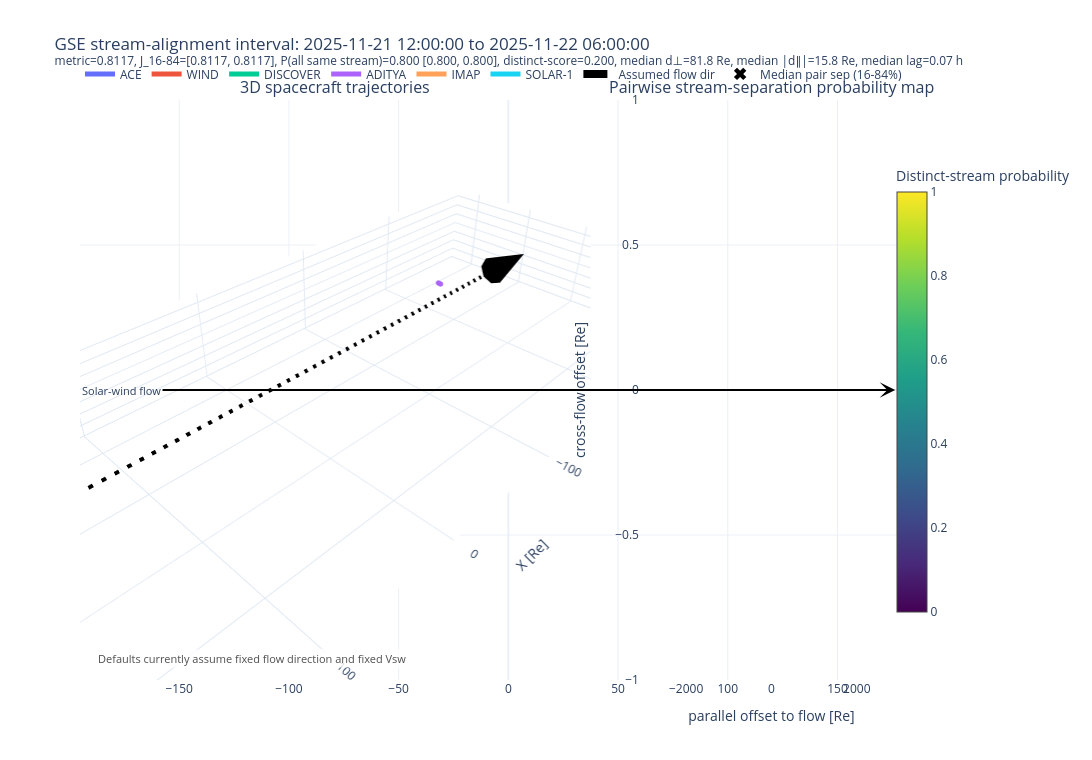
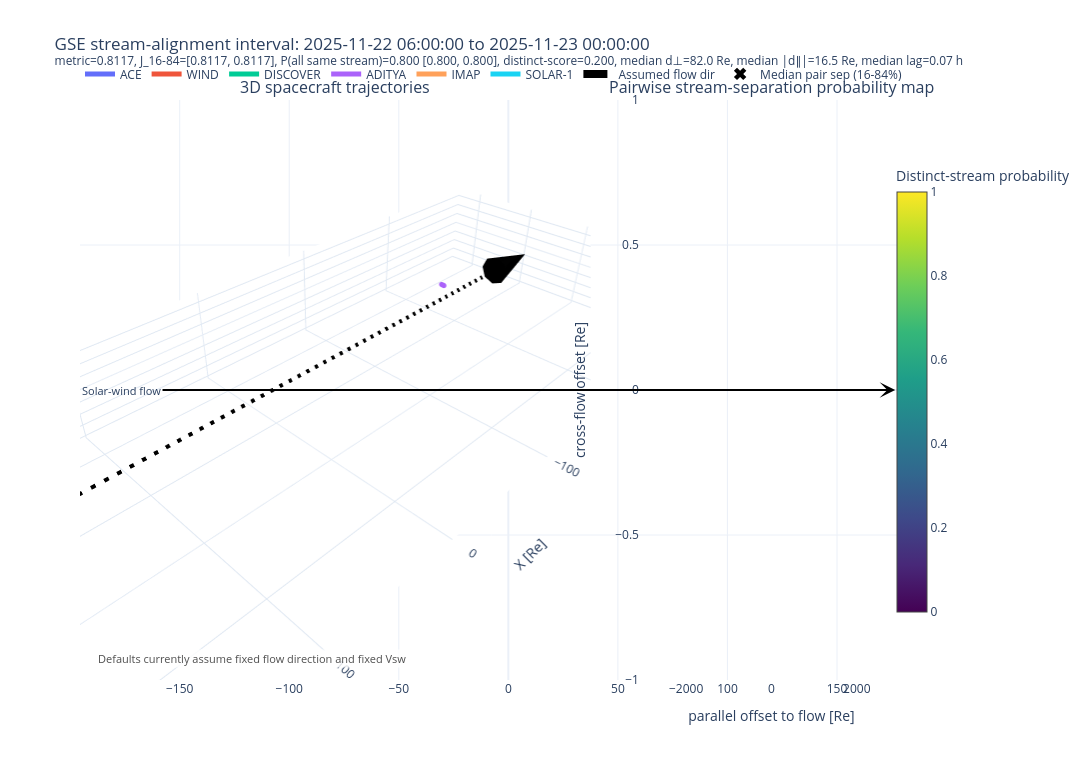
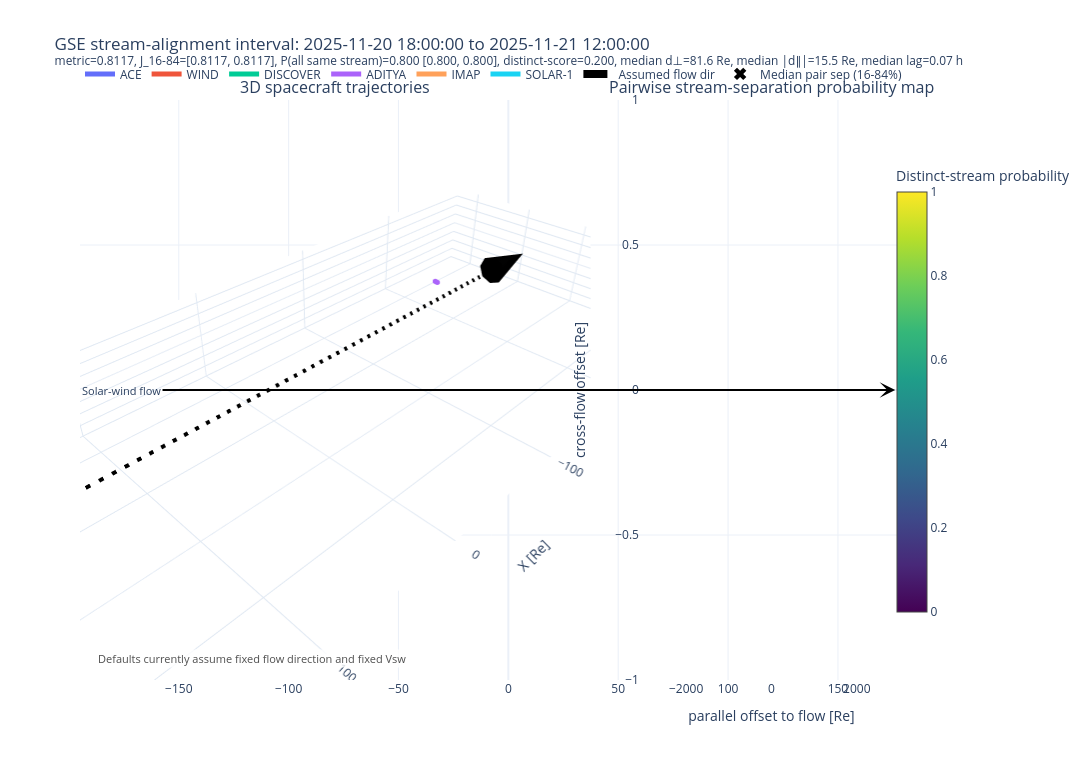

The notebook cell saved with these charts, in order:
### Markdown cell above
## MRE: first-principles stream-separation metric (step by step)

This minimal reproducible example (MRE) intentionally keeps a few assumptions fixed so the method is transparent:

- **Hardcoded/assumed in this notebook run:** `flow_dir_gse=(-1,0,0)`, constant `vsw_kms=400`, `perp_scale=0.35`, `lag_tolerance=0.5`.
- **Why this is limited:** real solar wind has time-varying speed and flow direction, and anisotropy changes with conditions.
- **How to improve with real data:** replace constants by measured `Vsw(t)`, infer local flow direction from plasma moments, and make decorrelation scales time dependent.

The solver minimizes a conservative estimate of the probability that **all** selected spacecraft observe the same stream.

### Code cell
# Step 1: configure assumptions explicitly (so they are visible and reproducible)
metric_cfg = dict(
    targets=targets,
    start="2025-10-01T00:00:00",
    stop="2025-12-10T00:00:00",
    step="3h",
    window_hours=18,
    top_n=3,
    flow_dir_gse=(-1.0, 0.0, 0.0),   # hardcoded Parker-like anti-sunward direction
    vsw_kms=400.0,                    # hardcoded constant speed [km/s]
    perp_scale=0.35,                  # hardcoded decorrelation scale fraction
    lag_tolerance=0.5,                # hardcoded lag tolerance fraction
    along_weight=0.25,
    min_coverage=0.8,
    verbose=True,
)

# Step 2: run first-principles window ranking
scores_out = orbits.find_best_stream_aligned_intervals(**metric_cfg)
best_windows = scores_out['best']
all_scores = scores_out['scores']

# Step 3: inspect numerical outputs with uncertainty bars (16th-84th percentile)
cols = [
    'window_start', 'window_end', 'alignment_metric', 'alignment_metric_p16', 'alignment_metric_p84',
    'same_stream_prob', 'same_stream_prob_p16', 'same_stream_prob_p84',
    'same_flow_score', 'same_flow_score_p16', 'same_flow_score_p84',
]
display(best_windows[cols])

# Step 4: build intuitive visualization for each selected interval
alignment_figs = []
for _, row in best_windows.iterrows():
    alignment_figs.append(
        orbits.plot_stream_alignment_interval(
            tracks=scores_out['tracks'],
            targets=targets,
            window_start=row['window_start'],
            window_end=row['window_end'],
            flow_hat=scores_out['flow_hat'],
            summary_row=row,
        )
    )

for fig in alignment_figs:
    fig.show()

### Figure 1 — Plotly figure (JSON) as saved in the notebook; plotly's stock layout.template omitted (floating-point values rounded to 4 significant figures; data arrays with more than 128 entries replaced by an {"elided": "..."} marker saying what was removed)
{"data": [{"line": {"color": "#636EFA", "width": 5}, "marker": {"color": "#636EFA", "size": 3}, "mode": "lines+markers", "name": "ACE", "scene": "scene", "type": "scatter3d", "x": [225.3, 225.4, 225.4, 225.5, 225.5, 225.5], "y": [37.78, 37.87, 37.95, 38.03, 38.12, 38.2], "z": [22.42, 22.4, 22.38, 22.37, 22.35, 22.33]}, {"line": {"color": "#636EFA", "width": 2}, "marker": {"color": "#636EFA", "line": {"color": "white", "width": 0.8}, "size": 6}, "mode": "lines+markers", "name": "ACE (flow frame)", "showlegend": false, "type": "scatter", "x": [-80.34, -80.38, -80.42, -80.46, -80.5, -80.53], "xaxis": "x", "y": [78.57, 78.66, 78.74, 78.82, 78.9, 78.99], "yaxis": "y"}, {"line": {"color": "#EF553B", "width": 5}, "marker": {"color": "#EF553B", "size": 3}, "mode": "lines+markers", "name": "WIND", "scene": "scene", "type": "scatter3d", "x": [239.6, 239.7, 239.9, 240.0, 240.2, 240.3], "y": [85.01, 84.78, 84.55, 84.31, 84.07, 83.83], "z": [8.055, 8.095, 8.135, 8.175, 8.215, 8.255]}, {"line": {"color": "#EF553B", "width": 2}, "marker": {"color": "#EF553B", "line": {"color": "white", "width": 0.8}, "size": 6}, "mode": "lines+markers", "name": "WIND (flow frame)", "showlegend": false, "type": "scatter", "x": [-94.6, -94.74, -94.89, -95.03, -95.17, -95.3], "xaxis": "x", "y": [125.8, 125.6, 125.3, 125.1, 124.9, 124.6], "yaxis": "y"}, {"line": {"color": "#00CC96", "width": 5}, "marker": {"color": "#00CC96", "size": 3}, "mode": "lines+markers", "name": "DISCOVER", "scene": "scene", "type": "scatter3d", "x": [225.8, 225.7, 225.6, 225.6, 225.5, 225.4], "y": [-42.51, -42.44, -42.37, -42.3, -42.22, -42.15], "z": [7.153, 7.031, 6.909, 6.787, 6.665, 6.542]}, {"line": {"color": "#00CC96", "width": 2}, "marker": {"color": "#00CC96", "line": {"color": "white", "width": 0.8}, "size": 6}, "mode": "lines+markers", "name": "DISCOVER (flow frame)", "showlegend": false, "type": "scatter", "x": [-80.77, -80.71, -80.64, -80.57, -80.5, -80.44], "xaxis": "x", "y": [-1.722, -1.652, -1.58, -1.508, -1.436, -1.362], "yaxis": "y"}, {"line": {"color": "#AB63FA", "width": 5}, "marker": {"color": "#AB63FA", "size": 3}, "mode": "lines+markers", "name": "ADITYA", "scene": "scene", "type": "scatter3d", "x": [-240.4, -240.6, -240.7, -240.9, -241.1, -241.3], "y": [-95.2, -94.84, -94.48, -94.12, -93.75, -93.39], "z": [-38.01, -38.17, -38.34, -38.5, -38.66, -38.82]}, {"line": {"color": "#AB63FA", "width": 2}, "marker": {"color": "#AB63FA", "line": {"color": "white", "width": 0.8}, "size": 6}, "mode": "lines+markers", "name": "ADITYA (flow frame)", "showlegend": false, "type": "scatter", "x": [385.4, 385.6, 385.7, 385.9, 386.1, 386.3], "xaxis": "x", "y": [-54.41, -54.05, -53.69, -53.33, -52.97, -52.6], "yaxis": "y"}, {"line": {"color": "#FFA15A", "width": 5}, "marker": {"color": "#FFA15A", "size": 3}, "mode": "lines+markers", "name": "IMAP", "scene": "scene", "type": "scatter3d", "x": [210.2, 210.1, 210.0, 209.9, 209.8, 209.7], "y": [-114.8, -114.9, -115.0, -115.1, -115.2, -115.3], "z": [2.258, 2.198, 2.138, 2.078, 2.017, 1.957]}, {"line": {"color": "#FFA15A", "width": 2}, "marker": {"color": "#FFA15A", "line": {"color": "white", "width": 0.8}, "size": 6}, "mode": "lines+markers", "name": "IMAP (flow frame)", "showlegend": false, "type": "scatter", "x": [-65.24, -65.13, -65.03, -64.93, -64.82, -64.71], "xaxis": "x", "y": [-74.06, -74.15, -74.23, -74.31, -74.39, -74.47], "yaxis": "y"}, {"line": {"color": "#19D3F3", "width": 5}, "marker": {"color": "#19D3F3", "size": 3}, "mode": "lines+markers", "name": "SOLAR-1", "scene": "scene", "type": "scatter3d", "x": [210.1, 210.0, 209.9, 209.8, 209.7, 209.6], "y": [-115.3, -115.3, -115.4, -115.5, -115.6, -115.7], "z": [1.998, 1.939, 1.88, 1.82, 1.761, 1.702]}, {"line": {"color": "#19D3F3", "width": 2}, "marker": {"color": "#19D3F3", "line": {"color": "white", "width": 0.8}, "size": 6}, "mode": "lines+markers", "name": "SOLAR-1 (flow frame)", "showlegend": false, "type": "scatter", "x": [-65.11, -65.0, -64.9, -64.79, -64.69, -64.58], "xaxis": "x", "y": [-74.46, -74.55, -74.63, -74.72, -74.8, -74.88], "yaxis": "y"}, {"line": {"color": "black", "dash": "dash", "width": 8}, "mode": "lines", "name": "Assumed flow dir", "scene": "scene", "type": "scatter3d", "x": [145.0, -246.8], "y": [-40.79, -40.79], "z": [0.4864, 0.4864]}, {"colorscale": [[0, "black"], [1, "black"]], "name": "Flow arrowhead", "scene": "scene", "showlegend": false, "showscale": false, "sizemode": "absolute", "sizeref": 47.02, "type": "cone", "u": [-1], "v": [0], "w": [0], "x": [-246.8], "y": [-40.79], "z": [0.4864]}, {"hovertemplate": "|d∥|=%{x:.2f} Re<br>d⊥=%{y:.2f} Re<br>P(distinct)=%{marker.color:.2f}<extra></extra>", "marker": {"cmax": 1, "cmin": 0, "color": [0.001253, 0.003296, 0.06113, 0.0117, 0.01177, 0.008052, 0.07031, 0.01977, 0.01985, 0.05352, 0.002653, 0.002684, 0.04893, 0.0489, 1.187e-07, 0.001238, 0.003299, 0.06115, 0.01173, 0.0118, 0.008016, 0.07029, 0.01975, 0.01983, 0.05353, 0.002664, 0.002696, 0.04896, 0.04893, 1.182e-07, 0.001223, 0.003302, 0.06117, 0.01176, 0.01182, 0.00798, 0.07026, 0.01972, 0.0198, 0.05355, 0.002676, 0.002707, 0.04899, 0.04896, 1.177e-07, 0.001209, 0.003304, 0.06119, 0.01178, 0.01185, 0.007943, 0.07024, 0.0197, 0.01978, 0.05356, 0.002687, 0.002718, 0.04902, 0.04899, 1.172e-07, 0.001194, 0.003306, 0.06121, 0.01181, 0.01188, 0.007906, 0.07022, 0.01967, 0.01975, 0.05357, 0.002698, 0.002729, 0.04904, 0.04902, 1.167e-07, 0.00118, 0.003309, 0.06123, 0.01184, 0.0119, 0.007869, 0.0702, 0.01964, 0.01972, 0.05358, 0.002709, 0.00274, 0.04907, 0.04904, 1.161e-07], "colorbar": {"len": 0.8, "title": {"text": "Distinct-stream probability"}, "x": 0.98, "y": 0.5}, "colorscale": [[0, "#440154"], [0.1111, "#482878"], [0.2222, "#3e4989"], [0.3333, "#31688e"], [0.4444, "#26828e"], [0.5556, "#1f9e89"], [0.6667, "#35b779"], [0.7778, "#6ece58"], [0.8889, "#b5de2b"], [1, "#fde725"]], "line": {"color": "rgba(0,0,0,0.35)", "width": 0.3}, "size": 7}, "mode": "markers", "name": "Pairwise samples", "showlegend": false, "type": "scatter", "x": [14.26, 0.4315, 465.7, 15.1, 15.23, 13.83, 480.0, 29.37, 29.5, 466.1, 15.54, 15.67, 450.6, 450.5, 0.1309, 14.36, 0.3258, 465.9, 15.25, 15.38, 14.04, 480.3, 29.61, 29.74, 466.3, 15.57, 15.7, 450.7, 450.6, 0.131, 14.47, 0.2199, 466.2, 15.39, 15.52, 14.25, 480.6, 29.86, 29.99, 466.4, 15.61, 15.74, 450.8, 450.6, 0.1311, 14.57, 0.114, 466.4, 15.53, 15.66, 14.45, 480.9, 30.1, 30.23, 466.5, 15.65, 15.78, 450.8, 450.7, 0.1311, 14.67, 0.008069, 466.6, 15.68, 15.81, 14.66, 481.3, 30.35, 30.48, 466.6, 15.68, 15.82, 450.9, 450.8, 0.1312, 14.77, 0.09792, 466.8, 15.82, 15.95, 14.87, 481.6, 30.59, 30.72, 466.7, 15.72, 15.85, 451.0, 450.8, 0.1313], "xaxis": "x", "y": [49.37, 81.73, 146.1, 154.0, 154.4, 127.5, 186.0, 199.9, 200.4, 69.39, 72.5, 72.92, 44.81, 44.75, 0.4814, 49.05, 81.77, 145.9, 154.1, 154.6, 127.2, 185.5, 199.8, 200.2, 69.2, 72.65, 73.08, 45.1, 45.05, 0.4803, 48.73, 81.8, 145.7, 154.3, 154.7, 126.9, 185.0, 199.7, 200.1, 69.01, 72.81, 73.23, 45.39, 45.34, 0.4792, 48.4, 81.83, 145.5, 154.5, 154.9, 126.6, 184.4, 199.5, 199.9, 68.82, 72.96, 73.38, 45.68, 45.64, 0.4781, 48.08, 81.86, 145.3, 154.6, 155.1, 126.3, 183.9, 199.4, 199.8, 68.63, 73.11, 73.53, 45.98, 45.94, 0.477, 47.76, 81.88, 145.1, 154.8, 155.2, 126.0, 183.4, 199.2, 199.6, 68.44, 73.26, 73.67, 46.28, 46.24, 0.4759], "yaxis": "y"}, {"hovertemplate": "Reference contour: P(same)=0.50<extra></extra>", "line": {"color": "black", "dash": "dot", "width": 1.6}, "mode": "lines", "name": "P(same)=0.50", "showlegend": false, "type": "scatter", "x": {"elided": "240 float values"}, "xaxis": "x", "y": {"elided": "240 float values"}, "yaxis": "y"}, {"hovertemplate": "Reference contour: P(same)=0.10<extra></extra>", "line": {"color": "black", "dash": "dash", "width": 1.6}, "mode": "lines", "name": "P(same)=0.10", "showlegend": false, "type": "scatter", "x": {"elided": "240 float values"}, "xaxis": "x", "y": {"elided": "240 float values"}, "yaxis": "y"}, {"error_x": {"array": [450.3], "arrayminus": [1.568], "symmetric": false, "type": "data"}, "error_y": {"array": [103.0], "arrayminus": [35.86], "symmetric": false, "type": "data"}, "marker": {"color": "black", "size": 11, "symbol": "x"}, "mode": "markers", "name": "Median pair sep (16-84%)", "type": "scatter", "x": [15.82], "xaxis": "x", "y": [81.81], "yaxis": "y"}], "layout": {"annotations": [{"font": {"size": 16}, "showarrow": false, "text": "3D spacecraft trajectories", "x": 0.3102, "xanchor": "center", "xref": "paper", "y": 1, "yanchor": "bottom", "yref": "paper"}, {"font": {"size": 16}, "showarrow": false, "text": "Pairwise stream-separation probability map", "x": 0.8402, "xanchor": "center", "xref": "paper", "y": 1, "yanchor": "bottom", "yref": "paper"}, {"arrowcolor": "black", "arrowhead": 3, "arrowsize": 1.3, "arrowwidth": 2, "ax": -176.3, "axref": "x2", "ay": 0, "ayref": "y2", "font": {"size": 11}, "showarrow": true, "text": "Solar-wind flow", "x": 176.3, "xref": "x2", "y": 0, "yref": "y2"}, {"bgcolor": "rgba(255,255,255,0.8)", "font": {"color": "rgba(60,60,60,0.9)", "size": 11}, "showarrow": false, "text": "Defaults currently assume fixed flow direction and fixed Vsw", "x": 0.02, "xref": "paper", "y": 0.02, "yref": "paper"}], "height": 760, "legend": {"orientation": "h", "x": 0, "xanchor": "left", "y": 1.02, "yanchor": "bottom"}, "scene": {"aspectmode": "data", "domain": {"x": [0, 0.6204], "y": [0, 1]}, "xaxis": {"title": {"text": "X [Re]"}}, "yaxis": {"title": {"text": "Y [Re]"}}, "zaxis": {"title": {"text": "Z [Re]"}}}, "title": {"text": "GSE stream-alignment interval: 2025-11-21 12:00:00 to 2025-11-22 06:00:00<br><sup>metric=0.8117, J_16-84=[0.8117, 0.8117], P(all same stream)=0.800 [0.800, 0.800], distinct-score=0.200, median d⊥=81.8 Re, median |d∥|=15.8 Re, median lag=0.07 h</sup>"}, "width": 1200, "xaxis": {"anchor": "y", "domain": [0.6804, 1.0], "title": {"text": "parallel offset to flow [Re]"}, "zeroline": true}, "yaxis": {"anchor": "x", "domain": [0, 1], "title": {"text": "cross-flow offset [Re]"}, "zeroline": true}}}

### Figure 2 — Plotly figure (JSON) as saved in the notebook; plotly's stock layout.template omitted (floating-point values rounded to 4 significant figures; data arrays with more than 128 entries replaced by an {"elided": "..."} marker saying what was removed)
{"data": [{"line": {"color": "#636EFA", "width": 5}, "marker": {"color": "#636EFA", "size": 3}, "mode": "lines+markers", "name": "ACE", "scene": "scene", "type": "scatter3d", "x": [225.6, 225.6, 225.6, 225.7, 225.7, 225.8], "y": [38.28, 38.36, 38.43, 38.51, 38.59, 38.66], "z": [22.31, 22.29, 22.27, 22.25, 22.23, 22.21]}, {"line": {"color": "#636EFA", "width": 2}, "marker": {"color": "#636EFA", "line": {"color": "white", "width": 0.8}, "size": 6}, "mode": "lines+markers", "name": "ACE (flow frame)", "showlegend": false, "type": "scatter", "x": [-80.85, -80.89, -80.93, -80.97, -81.0, -81.04], "xaxis": "x", "y": [78.94, 79.02, 79.1, 79.17, 79.25, 79.33], "yaxis": "y"}, {"line": {"color": "#EF553B", "width": 5}, "marker": {"color": "#EF553B", "size": 3}, "mode": "lines+markers", "name": "WIND", "scene": "scene", "type": "scatter3d", "x": [240.4, 240.6, 240.7, 240.9, 241.0, 241.1], "y": [83.59, 83.35, 83.11, 82.86, 82.61, 82.36], "z": [8.295, 8.335, 8.374, 8.414, 8.453, 8.493]}, {"line": {"color": "#EF553B", "width": 2}, "marker": {"color": "#EF553B", "line": {"color": "white", "width": 0.8}, "size": 6}, "mode": "lines+markers", "name": "WIND (flow frame)", "showlegend": false, "type": "scatter", "x": [-95.72, -95.86, -96.0, -96.13, -96.27, -96.4], "xaxis": "x", "y": [124.3, 124.0, 123.8, 123.5, 123.3, 123.0], "yaxis": "y"}, {"line": {"color": "#00CC96", "width": 5}, "marker": {"color": "#00CC96", "size": 3}, "mode": "lines+markers", "name": "DISCOVER", "scene": "scene", "type": "scatter3d", "x": [225.4, 225.3, 225.2, 225.2, 225.1, 225.0], "y": [-42.08, -42.0, -41.92, -41.85, -41.77, -41.69], "z": [6.42, 6.298, 6.175, 6.052, 5.93, 5.807]}, {"line": {"color": "#00CC96", "width": 2}, "marker": {"color": "#00CC96", "line": {"color": "white", "width": 0.8}, "size": 6}, "mode": "lines+markers", "name": "DISCOVER (flow frame)", "showlegend": false, "type": "scatter", "x": [-80.65, -80.58, -80.51, -80.44, -80.37, -80.31], "xaxis": "x", "y": [-1.412, -1.337, -1.261, -1.185, -1.108, -1.03], "yaxis": "y"}, {"line": {"color": "#AB63FA", "width": 5}, "marker": {"color": "#AB63FA", "size": 3}, "mode": "lines+markers", "name": "ADITYA", "scene": "scene", "type": "scatter3d", "x": [-241.4, -241.6, -241.8, -242.0, -242.1, -242.3], "y": [-93.02, -92.66, -92.29, -91.92, -91.54, -91.17], "z": [-38.98, -39.14, -39.3, -39.46, -39.62, -39.78]}, {"line": {"color": "#AB63FA", "width": 2}, "marker": {"color": "#AB63FA", "line": {"color": "white", "width": 0.8}, "size": 6}, "mode": "lines+markers", "name": "ADITYA (flow frame)", "showlegend": false, "type": "scatter", "x": [386.2, 386.3, 386.5, 386.7, 386.9, 387.0], "xaxis": "x", "y": [-52.36, -51.99, -51.62, -51.25, -50.88, -50.51], "yaxis": "y"}, {"line": {"color": "#FFA15A", "width": 5}, "marker": {"color": "#FFA15A", "size": 3}, "mode": "lines+markers", "name": "IMAP", "scene": "scene", "type": "scatter3d", "x": [209.6, 209.5, 209.4, 209.3, 209.2, 209.1], "y": [-115.3, -115.4, -115.5, -115.6, -115.6, -115.7], "z": [1.897, 1.836, 1.776, 1.716, 1.656, 1.595]}, {"line": {"color": "#FFA15A", "width": 2}, "marker": {"color": "#FFA15A", "line": {"color": "white", "width": 0.8}, "size": 6}, "mode": "lines+markers", "name": "IMAP (flow frame)", "showlegend": false, "type": "scatter", "x": [-64.89, -64.78, -64.67, -64.57, -64.46, -64.35], "xaxis": "x", "y": [-74.68, -74.75, -74.83, -74.9, -74.97, -75.04], "yaxis": "y"}, {"line": {"color": "#19D3F3", "width": 5}, "marker": {"color": "#19D3F3", "size": 3}, "mode": "lines+markers", "name": "SOLAR-1", "scene": "scene", "type": "scatter3d", "x": [209.5, 209.4, 209.3, 209.2, 209.0, 208.9], "y": [-115.7, -115.8, -115.9, -116.0, -116.0, -116.1], "z": [1.643, 1.584, 1.525, 1.466, 1.407, 1.348]}, {"line": {"color": "#19D3F3", "width": 2}, "marker": {"color": "#19D3F3", "line": {"color": "white", "width": 0.8}, "size": 6}, "mode": "lines+markers", "name": "SOLAR-1 (flow frame)", "showlegend": false, "type": "scatter", "x": [-64.76, -64.65, -64.54, -64.44, -64.33, -64.22], "xaxis": "x", "y": [-75.08, -75.15, -75.23, -75.3, -75.37, -75.44], "yaxis": "y"}, {"line": {"color": "black", "dash": "dash", "width": 8}, "mode": "lines", "name": "Assumed flow dir", "scene": "scene", "type": "scatter3d", "x": [144.7, -247.6], "y": [-40.66, -40.66], "z": [0.104, 0.104]}, {"colorscale": [[0, "black"], [1, "black"]], "name": "Flow arrowhead", "scene": "scene", "showlegend": false, "showscale": false, "sizemode": "absolute", "sizeref": 47.08, "type": "cone", "u": [-1], "v": [0], "w": [0], "x": [-247.6], "y": [-40.66], "z": [0.104]}, {"hovertemplate": "|d∥|=%{x:.2f} Re<br>d⊥=%{y:.2f} Re<br>P(distinct)=%{marker.color:.2f}<extra></extra>", "marker": {"cmax": 1, "cmin": 0, "color": [0.001165, 0.003311, 0.06125, 0.01186, 0.01193, 0.007832, 0.07018, 0.01962, 0.0197, 0.05359, 0.00272, 0.002751, 0.0491, 0.04907, 1.156e-07, 0.001151, 0.003313, 0.06126, 0.01189, 0.01195, 0.007795, 0.07016, 0.01959, 0.01967, 0.0536, 0.002731, 0.002762, 0.04913, 0.0491, 1.151e-07, 0.001136, 0.003314, 0.06128, 0.01191, 0.01198, 0.007757, 0.07014, 0.01956, 0.01964, 0.05361, 0.002741, 0.002773, 0.04915, 0.04913, 1.146e-07, 0.001122, 0.003316, 0.0613, 0.01194, 0.012, 0.007719, 0.07011, 0.01953, 0.01961, 0.05362, 0.002752, 0.002784, 0.04918, 0.04915, 1.14e-07, 0.001108, 0.003318, 0.06132, 0.01196, 0.01203, 0.007682, 0.07009, 0.0195, 0.01958, 0.05363, 0.002763, 0.002794, 0.04921, 0.04918, 1.135e-07, 0.001093, 0.003319, 0.06133, 0.01198, 0.01205, 0.007644, 0.07007, 0.01947, 0.01955, 0.05364, 0.002774, 0.002805, 0.04924, 0.04921, 1.13e-07], "colorbar": {"len": 0.8, "title": {"text": "Distinct-stream probability"}, "x": 0.98, "y": 0.5}, "colorscale": [[0, "#440154"], [0.1111, "#482878"], [0.2222, "#3e4989"], [0.3333, "#31688e"], [0.4444, "#26828e"], [0.5556, "#1f9e89"], [0.6667, "#35b779"], [0.7778, "#6ece58"], [0.8889, "#b5de2b"], [1, "#fde725"]], "line": {"color": "rgba(0,0,0,0.35)", "width": 0.3}, "size": 7}, "mode": "markers", "name": "Pairwise samples", "showlegend": false, "type": "scatter", "x": [14.87, 0.204, 467.0, 15.96, 16.1, 15.07, 481.9, 30.83, 30.97, 466.8, 15.76, 15.89, 451.0, 450.9, 0.1313, 14.97, 0.31, 467.2, 16.11, 16.24, 15.28, 482.2, 31.08, 31.21, 466.9, 15.8, 15.93, 451.1, 451.0, 0.1314, 15.07, 0.4161, 467.4, 16.25, 16.39, 15.49, 482.5, 31.32, 31.46, 467.0, 15.84, 15.97, 451.2, 451.1, 0.1315, 15.17, 0.5223, 467.7, 16.4, 16.53, 15.69, 482.8, 31.57, 31.7, 467.1, 15.88, 16.01, 451.3, 451.1, 0.1315, 15.27, 0.6285, 467.9, 16.55, 16.68, 15.89, 483.1, 31.81, 31.94, 467.2, 15.92, 16.05, 451.3, 451.2, 0.1316, 15.36, 0.7347, 468.1, 16.69, 16.82, 16.1, 483.4, 32.06, 32.19, 467.3, 15.96, 16.09, 451.4, 451.3, 0.1316], "xaxis": "x", "y": [47.43, 81.91, 144.9, 155.0, 155.4, 125.7, 182.8, 199.0, 199.4, 68.24, 73.4, 73.82, 46.58, 46.55, 0.4748, 47.11, 81.93, 144.7, 155.1, 155.6, 125.4, 182.3, 198.9, 199.3, 68.05, 73.55, 73.97, 46.88, 46.85, 0.4737, 46.78, 81.96, 144.5, 155.3, 155.7, 125.0, 181.8, 198.7, 199.1, 67.86, 73.7, 74.11, 47.18, 47.16, 0.4726, 46.46, 81.98, 144.3, 155.4, 155.9, 124.7, 181.2, 198.5, 198.9, 67.66, 73.84, 74.25, 47.49, 47.47, 0.4714, 46.13, 81.99, 144.1, 155.6, 156.0, 124.4, 180.7, 198.4, 198.8, 67.47, 73.98, 74.4, 47.79, 47.78, 0.4703, 45.8, 82.01, 143.9, 155.7, 156.2, 124.1, 180.1, 198.2, 198.6, 67.28, 74.13, 74.54, 48.1, 48.09, 0.4692], "yaxis": "y"}, {"hovertemplate": "Reference contour: P(same)=0.50<extra></extra>", "line": {"color": "black", "dash": "dot", "width": 1.6}, "mode": "lines", "name": "P(same)=0.50", "showlegend": false, "type": "scatter", "x": {"elided": "240 float values"}, "xaxis": "x", "y": {"elided": "240 float values"}, "yaxis": "y"}, {"hovertemplate": "Reference contour: P(same)=0.10<extra></extra>", "line": {"color": "black", "dash": "dash", "width": 1.6}, "mode": "lines", "name": "P(same)=0.10", "showlegend": false, "type": "scatter", "x": {"elided": "240 float values"}, "xaxis": "x", "y": {"elided": "240 float values"}, "yaxis": "y"}, {"error_x": {"array": [450.4], "arrayminus": [1.541], "symmetric": false, "type": "data"}, "error_y": {"array": [99.66], "arrayminus": [34.84], "symmetric": false, "type": "data"}, "marker": {"color": "black", "size": 11, "symbol": "x"}, "mode": "markers", "name": "Median pair sep (16-84%)", "type": "scatter", "x": [16.61], "xaxis": "x", "y": [81.97], "yaxis": "y"}], "layout": {"annotations": [{"font": {"size": 16}, "showarrow": false, "text": "3D spacecraft trajectories", "x": 0.3102, "xanchor": "center", "xref": "paper", "y": 1, "yanchor": "bottom", "yref": "paper"}, {"font": {"size": 16}, "showarrow": false, "text": "Pairwise stream-separation probability map", "x": 0.8402, "xanchor": "center", "xref": "paper", "y": 1, "yanchor": "bottom", "yref": "paper"}, {"arrowcolor": "black", "arrowhead": 3, "arrowsize": 1.3, "arrowwidth": 2, "ax": -176.6, "axref": "x2", "ay": 0, "ayref": "y2", "font": {"size": 11}, "showarrow": true, "text": "Solar-wind flow", "x": 176.6, "xref": "x2", "y": 0, "yref": "y2"}, {"bgcolor": "rgba(255,255,255,0.8)", "font": {"color": "rgba(60,60,60,0.9)", "size": 11}, "showarrow": false, "text": "Defaults currently assume fixed flow direction and fixed Vsw", "x": 0.02, "xref": "paper", "y": 0.02, "yref": "paper"}], "height": 760, "legend": {"orientation": "h", "x": 0, "xanchor": "left", "y": 1.02, "yanchor": "bottom"}, "scene": {"aspectmode": "data", "domain": {"x": [0, 0.6204], "y": [0, 1]}, "xaxis": {"title": {"text": "X [Re]"}}, "yaxis": {"title": {"text": "Y [Re]"}}, "zaxis": {"title": {"text": "Z [Re]"}}}, "title": {"text": "GSE stream-alignment interval: 2025-11-22 06:00:00 to 2025-11-23 00:00:00<br><sup>metric=0.8117, J_16-84=[0.8117, 0.8117], P(all same stream)=0.800 [0.800, 0.800], distinct-score=0.200, median d⊥=82.0 Re, median |d∥|=16.5 Re, median lag=0.07 h</sup>"}, "width": 1200, "xaxis": {"anchor": "y", "domain": [0.6804, 1.0], "title": {"text": "parallel offset to flow [Re]"}, "zeroline": true}, "yaxis": {"anchor": "x", "domain": [0, 1], "title": {"text": "cross-flow offset [Re]"}, "zeroline": true}}}

### Figure 3 — Plotly figure (JSON) as saved in the notebook; plotly's stock layout.template omitted (floating-point values rounded to 4 significant figures; data arrays with more than 128 entries replaced by an {"elided": "..."} marker saying what was removed)
{"data": [{"line": {"color": "#636EFA", "width": 5}, "marker": {"color": "#636EFA", "size": 3}, "mode": "lines+markers", "name": "ACE", "scene": "scene", "type": "scatter3d", "x": [225.1, 225.1, 225.2, 225.2, 225.3, 225.3], "y": [37.26, 37.35, 37.44, 37.52, 37.61, 37.7], "z": [22.52, 22.5, 22.49, 22.47, 22.45, 22.44]}, {"line": {"color": "#636EFA", "width": 2}, "marker": {"color": "#636EFA", "line": {"color": "white", "width": 0.8}, "size": 6}, "mode": "lines+markers", "name": "ACE (flow frame)", "showlegend": false, "type": "scatter", "x": [-79.83, -79.87, -79.91, -79.95, -79.99, -80.04], "xaxis": "x", "y": [78.15, 78.24, 78.33, 78.42, 78.5, 78.59], "yaxis": "y"}, {"line": {"color": "#EF553B", "width": 5}, "marker": {"color": "#EF553B", "size": 3}, "mode": "lines+markers", "name": "WIND", "scene": "scene", "type": "scatter3d", "x": [238.7, 238.9, 239.0, 239.2, 239.3, 239.5], "y": [86.37, 86.15, 85.93, 85.7, 85.47, 85.24], "z": [7.812, 7.853, 7.893, 7.934, 7.974, 8.015]}, {"line": {"color": "#EF553B", "width": 2}, "marker": {"color": "#EF553B", "line": {"color": "white", "width": 0.8}, "size": 6}, "mode": "lines+markers", "name": "WIND (flow frame)", "showlegend": false, "type": "scatter", "x": [-93.47, -93.62, -93.76, -93.91, -94.05, -94.19], "xaxis": "x", "y": [127.3, 127.0, 126.8, 126.6, 126.4, 126.1], "yaxis": "y"}, {"line": {"color": "#00CC96", "width": 5}, "marker": {"color": "#00CC96", "size": 3}, "mode": "lines+markers", "name": "DISCOVER", "scene": "scene", "type": "scatter3d", "x": [226.2, 226.1, 226.0, 226.0, 225.9, 225.8], "y": [-42.92, -42.85, -42.78, -42.72, -42.65, -42.58], "z": [7.882, 7.761, 7.639, 7.518, 7.396, 7.275]}, {"line": {"color": "#00CC96", "width": 2}, "marker": {"color": "#00CC96", "line": {"color": "white", "width": 0.8}, "size": 6}, "mode": "lines+markers", "name": "DISCOVER (flow frame)", "showlegend": false, "type": "scatter", "x": [-80.9, -80.83, -80.77, -80.7, -80.64, -80.57], "xaxis": "x", "y": [-2.023, -1.958, -1.891, -1.824, -1.756, -1.687], "yaxis": "y"}, {"line": {"color": "#AB63FA", "width": 5}, "marker": {"color": "#AB63FA", "size": 3}, "mode": "lines+markers", "name": "ADITYA", "scene": "scene", "type": "scatter3d", "x": [-239.3, -239.5, -239.7, -239.8, -240.0, -240.2], "y": [-97.31, -96.96, -96.61, -96.26, -95.91, -95.55], "z": [-37.01, -37.18, -37.35, -37.51, -37.68, -37.84]}, {"line": {"color": "#AB63FA", "width": 2}, "marker": {"color": "#AB63FA", "line": {"color": "white", "width": 0.8}, "size": 6}, "mode": "lines+markers", "name": "ADITYA (flow frame)", "showlegend": false, "type": "scatter", "x": [384.6, 384.8, 384.9, 385.1, 385.3, 385.5], "xaxis": "x", "y": [-56.42, -56.07, -55.72, -55.37, -55.02, -54.66], "yaxis": "y"}, {"line": {"color": "#FFA15A", "width": 5}, "marker": {"color": "#FFA15A", "size": 3}, "mode": "lines+markers", "name": "IMAP", "scene": "scene", "type": "scatter3d", "x": [210.8, 210.7, 210.6, 210.5, 210.4, 210.3], "y": [-114.3, -114.4, -114.5, -114.6, -114.7, -114.8], "z": [2.621, 2.56, 2.5, 2.44, 2.379, 2.319]}, {"line": {"color": "#FFA15A", "width": 2}, "marker": {"color": "#FFA15A", "line": {"color": "white", "width": 0.8}, "size": 6}, "mode": "lines+markers", "name": "IMAP (flow frame)", "showlegend": false, "type": "scatter", "x": [-65.58, -65.48, -65.38, -65.28, -65.18, -65.07], "xaxis": "x", "y": [-73.4, -73.49, -73.59, -73.68, -73.78, -73.87], "yaxis": "y"}, {"line": {"color": "#19D3F3", "width": 5}, "marker": {"color": "#19D3F3", "size": 3}, "mode": "lines+markers", "name": "SOLAR-1", "scene": "scene", "type": "scatter3d", "x": [210.7, 210.6, 210.5, 210.4, 210.3, 210.2], "y": [-114.7, -114.8, -114.9, -115.0, -115.1, -115.2], "z": [2.353, 2.294, 2.234, 2.175, 2.116, 2.057]}, {"line": {"color": "#19D3F3", "width": 2}, "marker": {"color": "#19D3F3", "line": {"color": "white", "width": 0.8}, "size": 6}, "mode": "lines+markers", "name": "SOLAR-1 (flow frame)", "showlegend": false, "type": "scatter", "x": [-65.45, -65.35, -65.25, -65.15, -65.04, -64.94], "xaxis": "x", "y": [-73.8, -73.9, -74.0, -74.09, -74.18, -74.27], "yaxis": "y"}, {"line": {"color": "black", "dash": "dash", "width": 8}, "mode": "lines", "name": "Assumed flow dir", "scene": "scene", "type": "scatter3d", "x": [145.3, -246.0], "y": [-40.89, -40.89], "z": [0.8692, 0.8692]}, {"colorscale": [[0, "black"], [1, "black"]], "name": "Flow arrowhead", "scene": "scene", "showlegend": false, "showscale": false, "sizemode": "absolute", "sizeref": 46.95, "type": "cone", "u": [-1], "v": [0], "w": [0], "x": [-246.0], "y": [-40.89], "z": [0.8692]}, {"hovertemplate": "|d∥|=%{x:.2f} Re<br>d⊥=%{y:.2f} Re<br>P(distinct)=%{marker.color:.2f}<extra></extra>", "marker": {"cmax": 1, "cmin": 0, "color": [0.001343, 0.003278, 0.061, 0.01153, 0.0116, 0.008266, 0.07042, 0.0199, 0.01999, 0.05345, 0.002585, 0.002616, 0.04877, 0.04874, 1.217e-07, 0.001328, 0.003281, 0.06102, 0.01156, 0.01163, 0.008231, 0.0704, 0.01988, 0.01997, 0.05347, 0.002597, 0.002628, 0.0488, 0.04877, 1.212e-07, 0.001313, 0.003284, 0.06104, 0.01159, 0.01165, 0.008196, 0.07038, 0.01986, 0.01994, 0.05348, 0.002608, 0.002639, 0.04882, 0.04879, 1.207e-07, 0.001298, 0.003288, 0.06107, 0.01162, 0.01168, 0.00816, 0.07036, 0.01984, 0.01992, 0.05349, 0.002619, 0.002651, 0.04885, 0.04882, 1.202e-07, 0.001283, 0.003291, 0.06109, 0.01165, 0.01171, 0.008124, 0.07034, 0.01982, 0.0199, 0.0535, 0.002631, 0.002662, 0.04888, 0.04885, 1.197e-07, 0.001268, 0.003294, 0.06111, 0.01167, 0.01174, 0.008088, 0.07033, 0.01979, 0.01988, 0.05351, 0.002642, 0.002673, 0.04891, 0.04888, 1.191e-07], "colorbar": {"len": 0.8, "title": {"text": "Distinct-stream probability"}, "x": 0.98, "y": 0.5}, "colorscale": [[0, "#440154"], [0.1111, "#482878"], [0.2222, "#3e4989"], [0.3333, "#31688e"], [0.4444, "#26828e"], [0.5556, "#1f9e89"], [0.6667, "#35b779"], [0.7778, "#6ece58"], [0.8889, "#b5de2b"], [1, "#fde725"]], "line": {"color": "rgba(0,0,0,0.35)", "width": 0.3}, "size": 7}, "mode": "markers", "name": "Pairwise samples", "showlegend": false, "type": "scatter", "x": [13.64, 1.065, 464.4, 14.26, 14.39, 12.57, 478.1, 27.89, 28.02, 465.5, 15.32, 15.45, 450.2, 450.0, 0.1303, 13.74, 0.9597, 464.6, 14.4, 14.53, 12.78, 478.4, 28.14, 28.27, 465.6, 15.36, 15.49, 450.2, 450.1, 0.1304, 13.85, 0.8542, 464.8, 14.54, 14.67, 12.99, 478.7, 28.38, 28.52, 465.7, 15.39, 15.52, 450.3, 450.2, 0.1305, 13.95, 0.7486, 465.1, 14.68, 14.81, 13.2, 479.0, 28.63, 28.76, 465.8, 15.43, 15.56, 450.4, 450.3, 0.1306, 14.06, 0.643, 465.3, 14.82, 14.95, 13.41, 479.3, 28.88, 29.01, 465.9, 15.46, 15.59, 450.5, 450.3, 0.1307, 14.16, 0.5373, 465.5, 14.96, 15.09, 13.62, 479.7, 29.12, 29.25, 466.0, 15.5, 15.63, 450.5, 450.4, 0.1308], "xaxis": "x", "y": [51.27, 81.5, 147.1, 152.8, 153.3, 129.3, 189.1, 200.7, 201.1, 70.53, 71.57, 71.99, 43.12, 43.03, 0.4877, 50.95, 81.54, 147.0, 153.0, 153.5, 129.0, 188.6, 200.6, 201.0, 70.34, 71.72, 72.15, 43.39, 43.31, 0.4866, 50.64, 81.58, 146.8, 153.2, 153.7, 128.7, 188.1, 200.5, 200.9, 70.15, 71.88, 72.31, 43.67, 43.6, 0.4856, 50.32, 81.62, 146.6, 153.4, 153.8, 128.4, 187.6, 200.4, 200.8, 69.96, 72.04, 72.46, 43.95, 43.88, 0.4845, 50.0, 81.66, 146.4, 153.6, 154.0, 128.1, 187.0, 200.2, 200.6, 69.77, 72.19, 72.62, 44.23, 44.17, 0.4834, 49.69, 81.7, 146.3, 153.8, 154.2, 127.8, 186.5, 200.1, 200.5, 69.58, 72.35, 72.77, 44.52, 44.46, 0.4823], "yaxis": "y"}, {"hovertemplate": "Reference contour: P(same)=0.50<extra></extra>", "line": {"color": "black", "dash": "dot", "width": 1.6}, "mode": "lines", "name": "P(same)=0.50", "showlegend": false, "type": "scatter", "x": {"elided": "240 float values"}, "xaxis": "x", "y": {"elided": "240 float values"}, "yaxis": "y"}, {"hovertemplate": "Reference contour: P(same)=0.10<extra></extra>", "line": {"color": "black", "dash": "dash", "width": 1.6}, "mode": "lines", "name": "P(same)=0.10", "showlegend": false, "type": "scatter", "x": {"elided": "240 float values"}, "xaxis": "x", "y": {"elided": "240 float values"}, "yaxis": "y"}, {"error_x": {"array": [449.5], "arrayminus": [2.495], "symmetric": false, "type": "data"}, "error_y": {"array": [106.3], "arrayminus": [37.42], "symmetric": false, "type": "data"}, "marker": {"color": "black", "size": 11, "symbol": "x"}, "mode": "markers", "name": "Median pair sep (16-84%)", "type": "scatter", "x": [15.54], "xaxis": "x", "y": [81.6], "yaxis": "y"}], "layout": {"annotations": [{"font": {"size": 16}, "showarrow": false, "text": "3D spacecraft trajectories", "x": 0.3102, "xanchor": "center", "xref": "paper", "y": 1, "yanchor": "bottom", "yref": "paper"}, {"font": {"size": 16}, "showarrow": false, "text": "Pairwise stream-separation probability map", "x": 0.8402, "xanchor": "center", "xref": "paper", "y": 1, "yanchor": "bottom", "yref": "paper"}, {"arrowcolor": "black", "arrowhead": 3, "arrowsize": 1.3, "arrowwidth": 2, "ax": -176.1, "axref": "x2", "ay": 0, "ayref": "y2", "font": {"size": 11}, "showarrow": true, "text": "Solar-wind flow", "x": 176.1, "xref": "x2", "y": 0, "yref": "y2"}, {"bgcolor": "rgba(255,255,255,0.8)", "font": {"color": "rgba(60,60,60,0.9)", "size": 11}, "showarrow": false, "text": "Defaults currently assume fixed flow direction and fixed Vsw", "x": 0.02, "xref": "paper", "y": 0.02, "yref": "paper"}], "height": 760, "legend": {"orientation": "h", "x": 0, "xanchor": "left", "y": 1.02, "yanchor": "bottom"}, "scene": {"aspectmode": "data", "domain": {"x": [0, 0.6204], "y": [0, 1]}, "xaxis": {"title": {"text": "X [Re]"}}, "yaxis": {"title": {"text": "Y [Re]"}}, "zaxis": {"title": {"text": "Z [Re]"}}}, "title": {"text": "GSE stream-alignment interval: 2025-11-20 18:00:00 to 2025-11-21 12:00:00<br><sup>metric=0.8117, J_16-84=[0.8117, 0.8117], P(all same stream)=0.800 [0.800, 0.800], distinct-score=0.200, median d⊥=81.6 Re, median |d∥|=15.5 Re, median lag=0.07 h</sup>"}, "width": 1200, "xaxis": {"anchor": "y", "domain": [0.6804, 1.0], "title": {"text": "parallel offset to flow [Re]"}, "zeroline": true}, "yaxis": {"anchor": "x", "domain": [0, 1], "title": {"text": "cross-flow offset [Re]"}, "zeroline": true}}}
